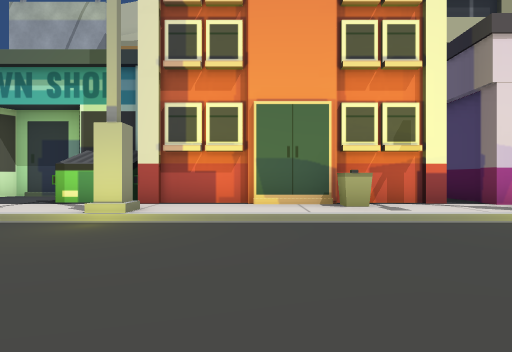
view 1 (above)

24 first-person views from a walk through a scene from a Unity 3-D project. The camera is 1.2 m above the floor, looks level and sees 80° across. The floor is counted in squares, 2 m on a side. Each view is taken from the middle of a square. On the plan, view 1 faces up. The plan holds only what a view shows up to about 9 squares ahead; the rest is blank. The place goes on beyond the plan. The player character is not drawn. Some surface patterns are stand-ins.

view 2
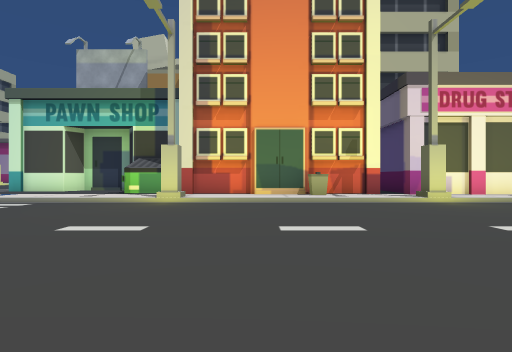

view 3
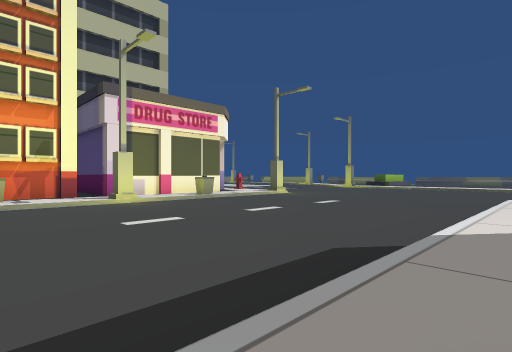

view 4
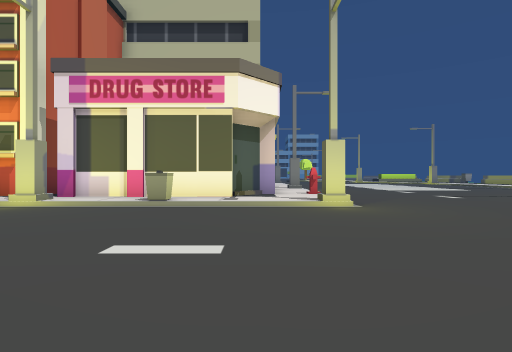

view 5
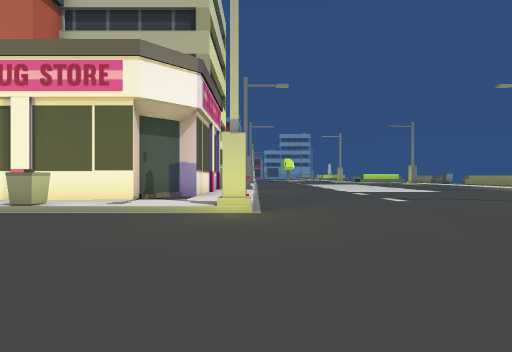

view 6
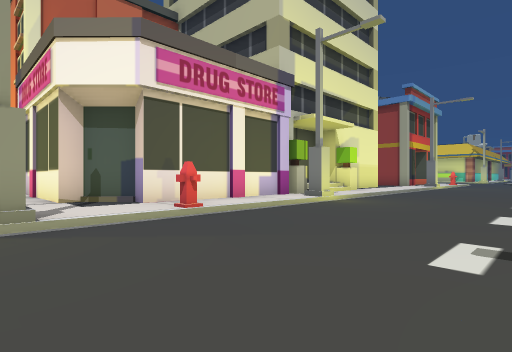

view 7
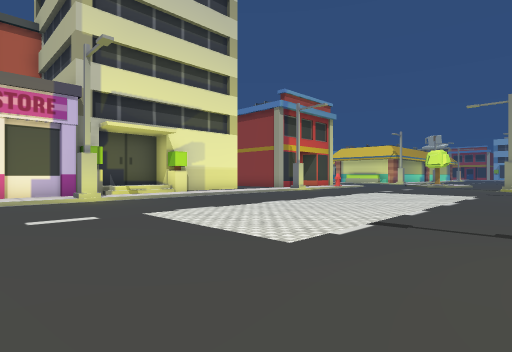

view 8
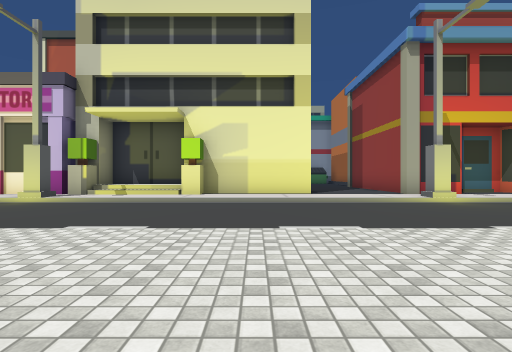

view 9
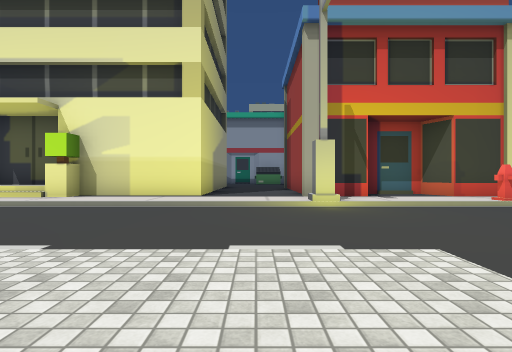

view 10
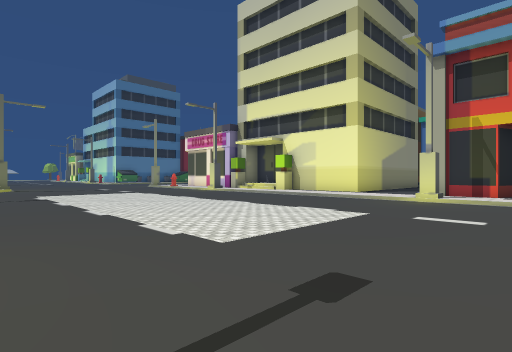

view 11
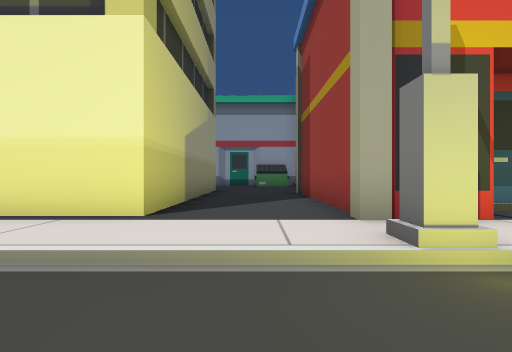

view 12
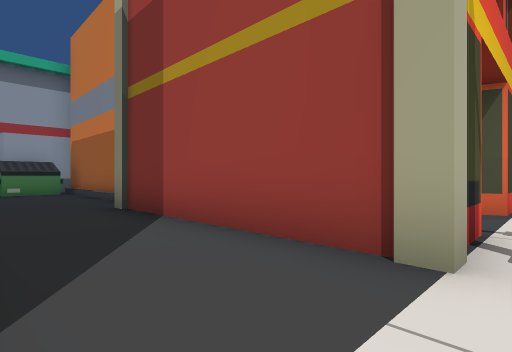

view 13
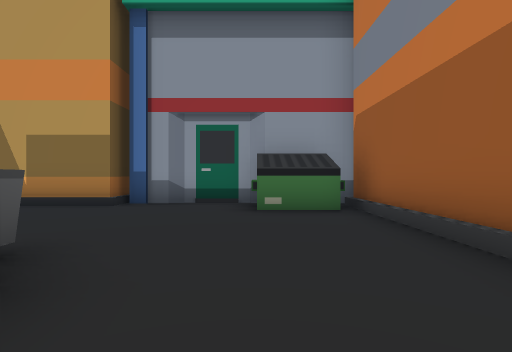

view 14
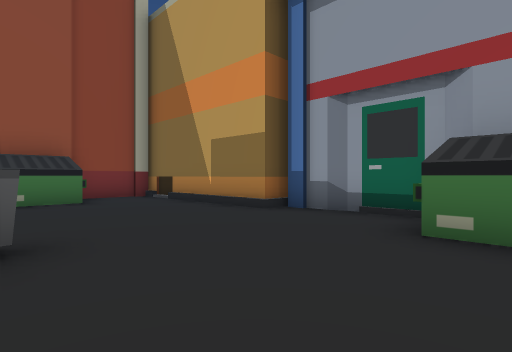

view 15
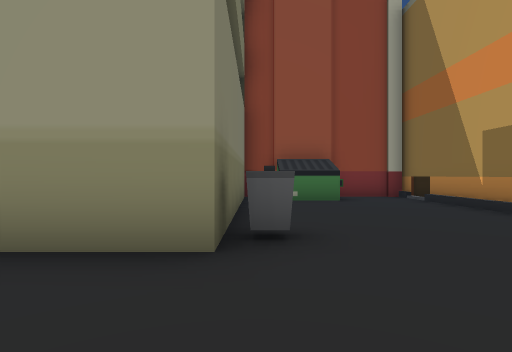

view 16
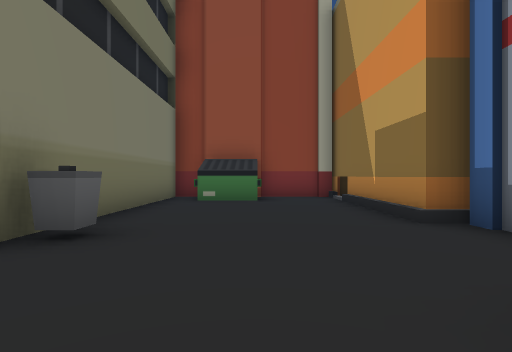

view 17
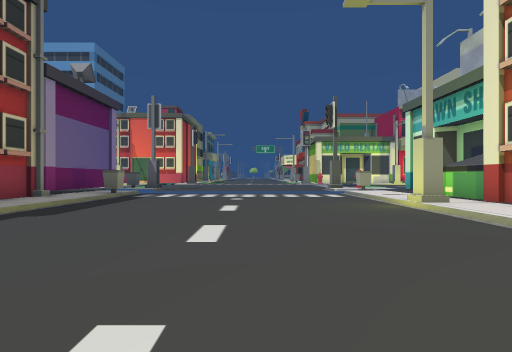

view 18
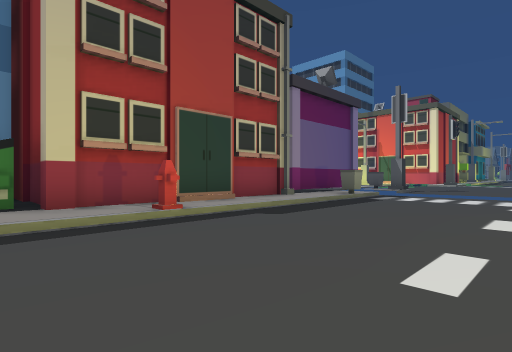

view 19
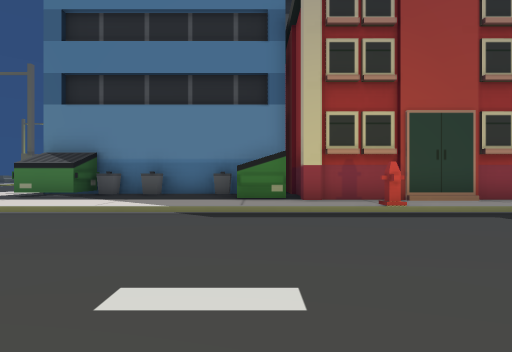

view 20
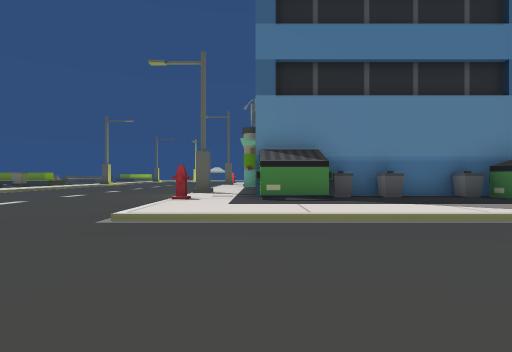

view 21
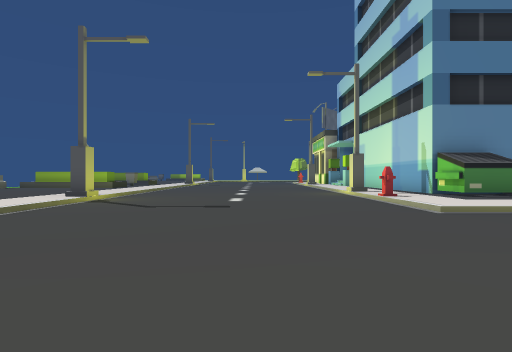

view 22
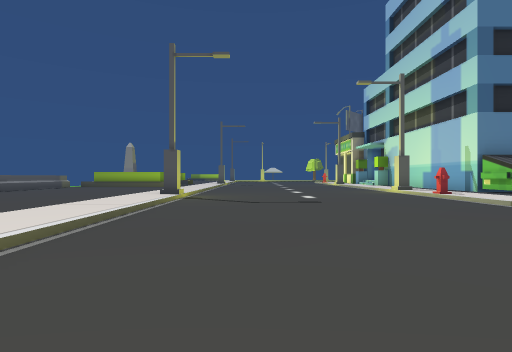

view 23
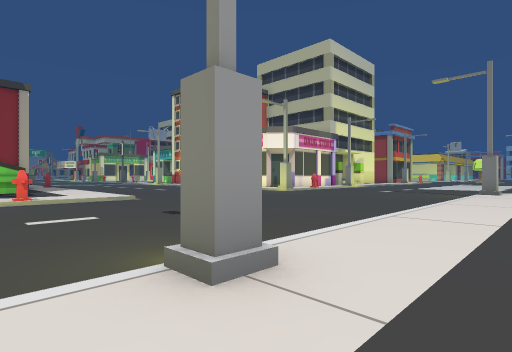

view 24
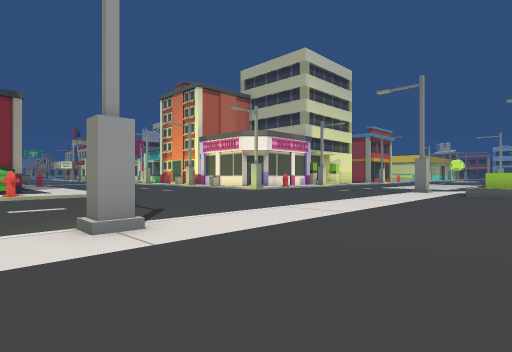

### Floor plan
Key: @ floor where view 1 was taken; # wall or solid block; . main floor; : floor 0.25 m higher than the main floor; / step, stairs or slope; U dumpster; B building; I bin; H hydrant; O other object.
Columns run from 6 left of view 1 to 23 right of it. Each row starts with its distance up from view 1.
 23               #::/.. ...../
 22               ##:/.........
 21    #############:/.........
 20    #U::::::::::::#.........
 19    #U::::::::::::/.........
 18    #:::::::::::::/.........
 17    #::::I##    #:/........
 16    ##::::      #:/........
 15     #::::      #:/........
 14     #::::      #//........
 13     #::::     # //.........
 12     #:UU:     # //.........
 11     #####      B:#.........
 10                #:/.........
  9                #:/.........
  8 ##             #:/......../
  7 #:       #    ##:H.......
  6 ::UU###B#######///......
  5 ::::::::I::::::/:/.....
  4 ////#/////#//I///#....     OOO
  3  ......................./:::
  2  ......................./:::
  1  ......................./:::
  0 ......@................./:::
 -1 ......................../:::
 -2 ......................../::::
 -3 /I/////H//////////....../::::
 -4  ::B://::::::::::/....../::::
 -5  ########U:::::::/....../:::::
 -6         #UI:IIUU:H......#:::::
 -7         #######B:/....../::::

Positions as (right, up) in squares from view 1, and headings:
1: (0, 0), facing up
2: (0, -3), facing up
3: (1, -4), facing up-right
4: (9, -2), facing up
5: (11, -1), facing up
6: (15, 4), facing up-left
7: (20, 8), facing up-left
8: (18, 16), facing left
9: (17, 19), facing left
10: (20, 23), facing down-left
11: (13, 19), facing left
12: (10, 18), facing up-left
13: (4, 19), facing left
14: (2, 20), facing down-left
15: (2, 20), facing down
16: (0, 20), facing down
17: (4, 1), facing left
18: (3, 1), facing down-left
19: (3, 2), facing down
20: (9, 1), facing down
21: (14, 2), facing down
22: (16, 3), facing down
23: (20, -7), facing up-left
24: (22, -7), facing up-left
